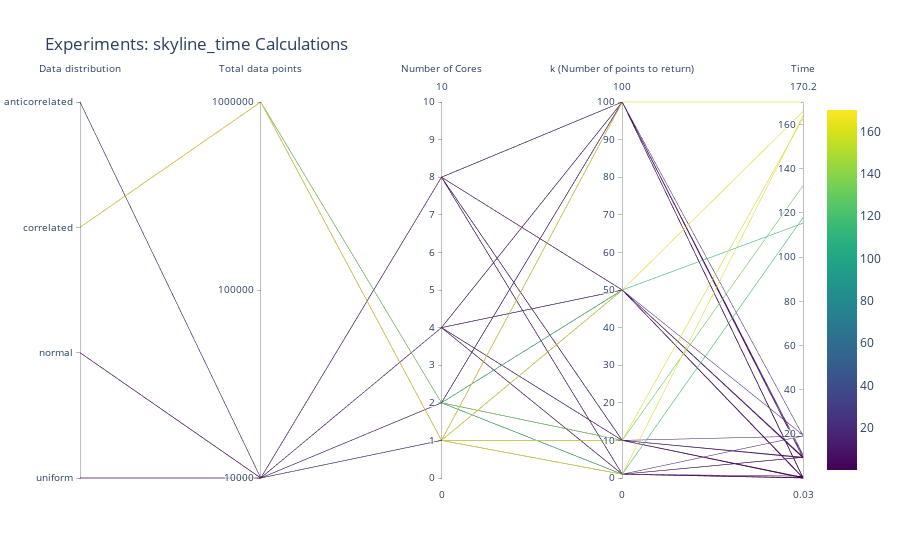

Source (notebook cell):
### Code cell
## Advanced Parallel Coordinates plot

fig = go.Figure(data=
    go.Parcoords(
        line = dict(color = experiment_times[feature_time],
                   # colorscale = 'Electric',
                   showscale = True,
                   cmin = experiment_times[feature_time].min(),
                   cmax = experiment_times[feature_time].max()),
        dimensions = list([
            
            # ['distribution', 'total_points', 'cores', 'k']
            
            # Categorical Features
            dict(tickvals = list(distribution_map.values()),
                 ticktext = list(distribution_map.keys()),
                 label = 'Data distribution', values = experiment_times['distribution']),
            
            dict(tickvals = list(total_points_map.values()),
                 ticktext = list(total_points_map.keys()),
                 label = 'Total data points', values = experiment_times['total_points']),
            
            
            # Numerical Features
            dict(range = [0,10],
                 label = "Number of Cores", values = experiment_times['cores']),
            
            dict(range = [0,100],
                 label = "k (Number of points to return)", values = experiment_times['k']),
            
            dict(range = [experiment_times[feature_time].min(),experiment_times[feature_time].max()],
                 label = "Time", values = experiment_times[feature_time])
            
        
            ])
    )
)


fig.update_layout(
    title=f"Experiments: {feature_time} Calculations")
    

fig.show()

### Figure 1 — Plotly figure (JSON) as saved in the notebook; plotly's stock layout.template omitted (floating-point values rounded to 4 significant figures)
{"data": [{"dimensions": [{"label": "Data distribution", "ticktext": ["uniform", "normal", "correlated", "anticorrelated"], "tickvals": [1, 2, 3, 4], "values": [4, 4, 4, 4, 4, 4, 4, 4, 4, 4, 4, 4, 4, 4, 4, 4, 2, 2, 2, 2, 2, 2, 2, 2, 2, 2, 2, 2, 2, 2, 2, 2, 1, 1, 1, 1, 1, 1, 1, 1, 1, 1, 1, 1, 1, 1, 1, 1, 4, 4, 4, 4, 4, 4, 4, 4, 4, 4, 4, 4, 4, 4, 4, 4, 3, 3, 3, 3, 3, 3, 3]}, {"label": "Total data points", "ticktext": [10000, 100000, 1000000], "tickvals": [1, 2, 3], "values": [1, 1, 1, 1, 1, 1, 1, 1, 1, 1, 1, 1, 1, 1, 1, 1, 1, 1, 1, 1, 1, 1, 1, 1, 1, 1, 1, 1, 1, 1, 1, 1, 1, 1, 1, 1, 1, 1, 1, 1, 1, 1, 1, 1, 1, 1, 1, 1, 1, 1, 1, 1, 1, 1, 1, 1, 1, 1, 1, 1, 1, 1, 1, 1, 3, 3, 3, 3, 3, 3, 3]}, {"label": "Number of Cores", "range": [0, 10], "values": [1, 1, 1, 1, 2, 2, 2, 2, 4, 4, 4, 4, 8, 8, 8, 8, 1, 1, 1, 1, 2, 2, 2, 2, 4, 4, 4, 4, 8, 8, 8, 8, 1, 1, 1, 1, 2, 2, 2, 2, 4, 4, 4, 4, 8, 8, 8, 8, 1, 1, 1, 1, 2, 2, 2, 2, 4, 4, 4, 4, 8, 8, 8, 8, 1, 1, 1, 1, 2, 2, 2]}, {"label": "k (Number of points to return)", "range": [0, 100], "values": [1, 10, 50, 100, 1, 10, 50, 100, 1, 10, 50, 100, 1, 10, 50, 100, 1, 10, 50, 100, 1, 10, 50, 100, 1, 10, 50, 100, 1, 10, 50, 100, 1, 10, 50, 100, 1, 10, 50, 100, 1, 10, 50, 100, 1, 10, 50, 100, 1, 10, 50, 100, 1, 10, 50, 100, 1, 10, 50, 100, 1, 10, 50, 100, 1, 10, 50, 100, 1, 10, 50]}, {"label": "Time", "range": [0.0325, 170.2], "values": [0.8874, 0.3357, 0.2815, 0.2719, 0.2196, 0.2171, 0.1968, 0.1881, 0.1897, 0.1781, 0.1748, 0.1792, 0.164, 0.1564, 0.1621, 0.148, 0.08288, 0.05584, 0.06214, 0.05572, 0.04049, 0.05094, 0.03926, 0.04997, 0.0583, 0.04024, 0.04026, 0.04888, 0.04214, 0.03703, 0.04392, 0.04091, 0.06353, 0.06128, 0.05388, 0.04992, 0.03435, 0.03637, 0.0325, 0.04839, 0.03259, 0.03576, 0.03508, 0.03536, 0.04118, 0.03841, 0.04262, 0.03771, 19.06, 18.97, 19.47, 19.14, 9.362, 9.172, 9.622, 9.838, 9.455, 9.432, 9.383, 9.133, 9.427, 9.383, 9.099, 10.59, 164.0, 162.8, 165.9, 170.2, 117.8, 132.3, 115.4]}], "line": {"cmax": 170.2, "cmin": 0.0325, "color": [0.8874, 0.3357, 0.2815, 0.2719, 0.2196, 0.2171, 0.1968, 0.1881, 0.1897, 0.1781, 0.1748, 0.1792, 0.164, 0.1564, 0.1621, 0.148, 0.08288, 0.05584, 0.06214, 0.05572, 0.04049, 0.05094, 0.03926, 0.04997, 0.0583, 0.04024, 0.04026, 0.04888, 0.04214, 0.03703, 0.04392, 0.04091, 0.06353, 0.06128, 0.05388, 0.04992, 0.03435, 0.03637, 0.0325, 0.04839, 0.03259, 0.03576, 0.03508, 0.03536, 0.04118, 0.03841, 0.04262, 0.03771, 19.06, 18.97, 19.47, 19.14, 9.362, 9.172, 9.622, 9.838, 9.455, 9.432, 9.383, 9.133, 9.427, 9.383, 9.099, 10.59, 164.0, 162.8, 165.9, 170.2, 117.8, 132.3, 115.4], "showscale": true}, "type": "parcoords"}], "layout": {"title": {"text": "Experiments: skyline_time Calculations"}}}
